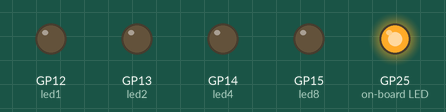
Simulated run of this program. Board: Raspberry Pi Pico running MicroPython. Parts: output pins drawn as LEDs (lit = HIGH).

Above: at 0.12 s.
At 0.62 s:
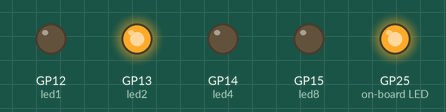
At 1.12 s:
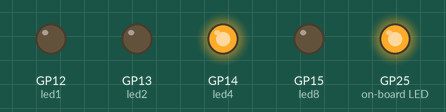
At 2.37 s:
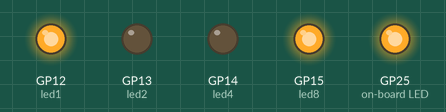
At 3.62 s:
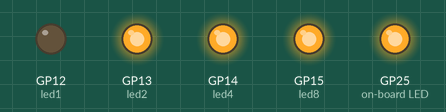
At 4.87 s:
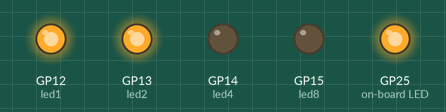
Timing chart, 0 to 5.2 s (numbered marks = the images above):
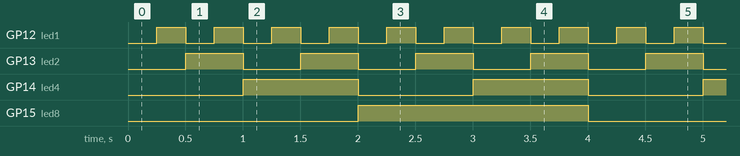

The program:

led-binary-count.py
```python
from machine import Pin
from time import sleep

Pin('LED', Pin.OUT).value(1)

led1 = Pin(12, Pin.OUT)
led2 = Pin(13, Pin.OUT)
led4 = Pin(14, Pin.OUT)
led8 = Pin(15, Pin.OUT)

count = 0

while True:
    led1.value((count >> 0) & 1)
    led2.value((count >> 1) & 1)
    led4.value((count >> 2) & 1)
    led8.value((count >> 3) & 1)

    count += 1

    if (count == 16):
        count = 0

    sleep(0.25)
```

Measured:
- by itself, GP12 (led1): alternates HIGH for 0.25 s and LOW for 0.25 s
- by itself, GP13 (led2): alternates HIGH for 0.50 s and LOW for 0.50 s
- by itself, GP14 (led4): alternates HIGH for 1.0 s and LOW for 1.0 s
- by itself, GP15 (led8): alternates HIGH for 2.0 s and LOW for 2.0 s
